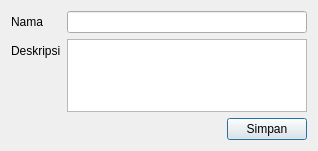
<?xml version="1.0" encoding="UTF-8"?>
<ui version="4.0">
 <class>PriceLevelDialog</class>
 <widget class="QDialog" name="PriceLevelDialog">
  <property name="geometry">
   <rect>
    <x>0</x>
    <y>0</y>
    <width>318</width>
    <height>151</height>
   </rect>
  </property>
  <property name="windowTitle">
   <string>Dialog</string>
  </property>
  <layout class="QVBoxLayout" name="verticalLayout">
   <item>
    <layout class="QFormLayout" name="formLayout">
     <item row="0" column="0">
      <widget class="QLabel" name="namaLabel">
       <property name="text">
        <string>Nama</string>
       </property>
      </widget>
     </item>
     <item row="0" column="1">
      <widget class="QLineEdit" name="nameLineEdit"/>
     </item>
     <item row="1" column="0">
      <widget class="QLabel" name="deskripsiLabel">
       <property name="text">
        <string>Deskripsi</string>
       </property>
      </widget>
     </item>
     <item row="1" column="1">
      <widget class="QPlainTextEdit" name="plainTextEdit"/>
     </item>
    </layout>
   </item>
   <item>
    <layout class="QHBoxLayout" name="horizontalLayout">
     <item>
      <spacer name="horizontalSpacer">
       <property name="orientation">
        <enum>Qt::Orientation::Horizontal</enum>
       </property>
       <property name="sizeHint" stdset="0">
        <size>
         <width>40</width>
         <height>20</height>
        </size>
       </property>
      </spacer>
     </item>
     <item>
      <widget class="QPushButton" name="simpanButton">
       <property name="text">
        <string>Simpan</string>
       </property>
      </widget>
     </item>
    </layout>
   </item>
  </layout>
 </widget>
 <resources/>
 <connections/>
</ui>
